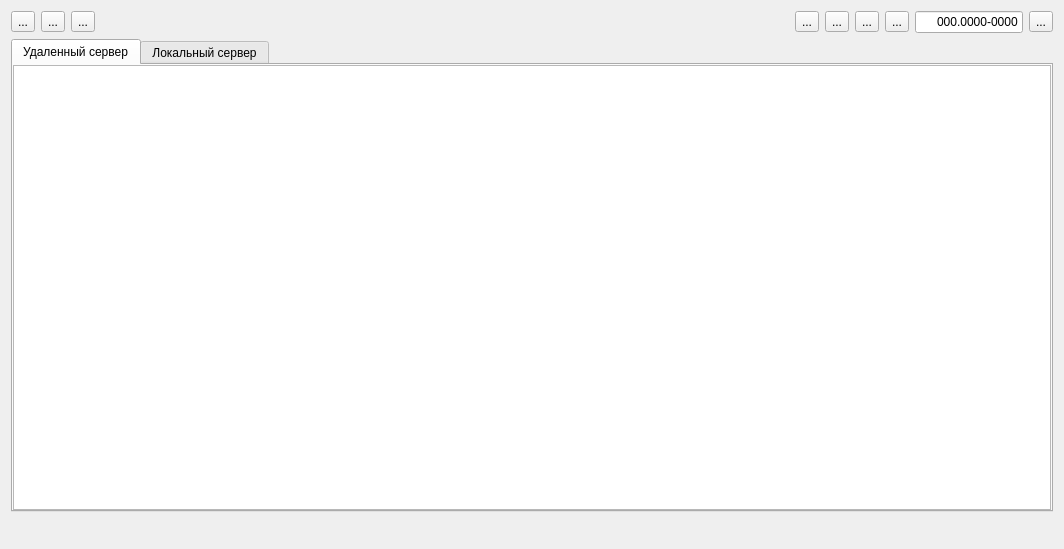
<?xml version="1.0" encoding="UTF-8"?>
<ui version="4.0">
 <class>Form</class>
 <widget class="QWidget" name="Form">
  <property name="geometry">
   <rect>
    <x>0</x>
    <y>0</y>
    <width>1064</width>
    <height>549</height>
   </rect>
  </property>
  <property name="windowTitle">
   <string>Form</string>
  </property>
  <layout class="QVBoxLayout" name="verticalLayout">
   <item>
    <layout class="QHBoxLayout" name="horizontalLayout">
     <item>
      <widget class="QToolButton" name="open_button">
       <property name="enabled">
        <bool>true</bool>
       </property>
       <property name="minimumSize">
        <size>
         <width>20</width>
         <height>20</height>
        </size>
       </property>
       <property name="toolTip">
        <string>Загрузить данные</string>
       </property>
       <property name="text">
        <string>...</string>
       </property>
       <property name="iconSize">
        <size>
         <width>20</width>
         <height>20</height>
        </size>
       </property>
      </widget>
     </item>
     <item>
      <widget class="QToolButton" name="sync_button">
       <property name="minimumSize">
        <size>
         <width>20</width>
         <height>20</height>
        </size>
       </property>
       <property name="toolTip">
        <string>Перенести записи</string>
       </property>
       <property name="text">
        <string>...</string>
       </property>
       <property name="iconSize">
        <size>
         <width>20</width>
         <height>20</height>
        </size>
       </property>
      </widget>
     </item>
     <item>
      <widget class="QToolButton" name="delete_button">
       <property name="minimumSize">
        <size>
         <width>20</width>
         <height>20</height>
        </size>
       </property>
       <property name="toolTip">
        <string>Удалить записи</string>
       </property>
       <property name="text">
        <string>...</string>
       </property>
       <property name="iconSize">
        <size>
         <width>20</width>
         <height>20</height>
        </size>
       </property>
      </widget>
     </item>
     <item>
      <spacer name="horizontalSpacer">
       <property name="orientation">
        <enum>Qt::Horizontal</enum>
       </property>
       <property name="sizeHint" stdset="0">
        <size>
         <width>40</width>
         <height>20</height>
        </size>
       </property>
      </spacer>
     </item>
     <item>
      <widget class="QToolButton" name="groupedit_button">
       <property name="minimumSize">
        <size>
         <width>20</width>
         <height>20</height>
        </size>
       </property>
       <property name="toolTip">
        <string>Массовое редактирование записей</string>
       </property>
       <property name="text">
        <string>...</string>
       </property>
       <property name="iconSize">
        <size>
         <width>20</width>
         <height>20</height>
        </size>
       </property>
      </widget>
     </item>
     <item>
      <widget class="QToolButton" name="temp_button">
       <property name="minimumSize">
        <size>
         <width>20</width>
         <height>20</height>
        </size>
       </property>
       <property name="toolTip">
        <string>Только временные записи</string>
       </property>
       <property name="text">
        <string>...</string>
       </property>
       <property name="iconSize">
        <size>
         <width>20</width>
         <height>20</height>
        </size>
       </property>
      </widget>
     </item>
     <item>
      <widget class="QToolButton" name="filter_button">
       <property name="minimumSize">
        <size>
         <width>20</width>
         <height>20</height>
        </size>
       </property>
       <property name="toolTip">
        <string>Фильтрация</string>
       </property>
       <property name="text">
        <string>...</string>
       </property>
       <property name="iconSize">
        <size>
         <width>20</width>
         <height>20</height>
        </size>
       </property>
      </widget>
     </item>
     <item>
      <widget class="QToolButton" name="update_button">
       <property name="minimumSize">
        <size>
         <width>20</width>
         <height>20</height>
        </size>
       </property>
       <property name="toolTip">
        <string>Обновить</string>
       </property>
       <property name="text">
        <string>...</string>
       </property>
       <property name="iconSize">
        <size>
         <width>20</width>
         <height>20</height>
        </size>
       </property>
      </widget>
     </item>
     <item>
      <widget class="QLineEdit" name="search_edit">
       <property name="sizePolicy">
        <sizepolicy hsizetype="Minimum" vsizetype="Fixed">
         <horstretch>0</horstretch>
         <verstretch>0</verstretch>
        </sizepolicy>
       </property>
       <property name="minimumSize">
        <size>
         <width>50</width>
         <height>0</height>
        </size>
       </property>
       <property name="toolTip">
        <string>Заводской номер</string>
       </property>
       <property name="inputMask">
        <string/>
       </property>
       <property name="text">
        <string>000.0000-0000</string>
       </property>
       <property name="alignment">
        <set>Qt::AlignRight|Qt::AlignTrailing|Qt::AlignVCenter</set>
       </property>
      </widget>
     </item>
     <item>
      <widget class="QToolButton" name="search_button">
       <property name="minimumSize">
        <size>
         <width>20</width>
         <height>20</height>
        </size>
       </property>
       <property name="toolTip">
        <string>Поиск</string>
       </property>
       <property name="text">
        <string>...</string>
       </property>
       <property name="iconSize">
        <size>
         <width>20</width>
         <height>20</height>
        </size>
       </property>
      </widget>
     </item>
    </layout>
   </item>
   <item>
    <widget class="QTabWidget" name="tabwidget">
     <property name="maximumSize">
      <size>
       <width>65000</width>
       <height>65000</height>
      </size>
     </property>
     <property name="tabPosition">
      <enum>QTabWidget::North</enum>
     </property>
     <property name="currentIndex">
      <number>0</number>
     </property>
     <widget class="QWidget" name="pg_tab">
      <property name="sizePolicy">
       <sizepolicy hsizetype="Preferred" vsizetype="Preferred">
        <horstretch>0</horstretch>
        <verstretch>0</verstretch>
       </sizepolicy>
      </property>
      <property name="maximumSize">
       <size>
        <width>16777215</width>
        <height>16777215</height>
       </size>
      </property>
      <attribute name="title">
       <string>Удаленный сервер</string>
      </attribute>
      <layout class="QHBoxLayout" name="horizontalLayout_2">
       <property name="spacing">
        <number>0</number>
       </property>
       <property name="leftMargin">
        <number>0</number>
       </property>
       <property name="topMargin">
        <number>0</number>
       </property>
       <property name="rightMargin">
        <number>0</number>
       </property>
       <property name="bottomMargin">
        <number>0</number>
       </property>
       <item>
        <widget class="QTableWidget" name="pg_table">
         <property name="sizePolicy">
          <sizepolicy hsizetype="Expanding" vsizetype="Expanding">
           <horstretch>0</horstretch>
           <verstretch>0</verstretch>
          </sizepolicy>
         </property>
         <property name="maximumSize">
          <size>
           <width>16777215</width>
           <height>16777215</height>
          </size>
         </property>
         <property name="autoScroll">
          <bool>true</bool>
         </property>
         <property name="selectionBehavior">
          <enum>QAbstractItemView::SelectRows</enum>
         </property>
         <property name="verticalScrollMode">
          <enum>QAbstractItemView::ScrollPerPixel</enum>
         </property>
         <property name="rowCount">
          <number>0</number>
         </property>
         <property name="columnCount">
          <number>0</number>
         </property>
         <attribute name="horizontalHeaderCascadingSectionResizes">
          <bool>false</bool>
         </attribute>
         <attribute name="horizontalHeaderStretchLastSection">
          <bool>false</bool>
         </attribute>
         <attribute name="verticalHeaderVisible">
          <bool>false</bool>
         </attribute>
        </widget>
       </item>
      </layout>
     </widget>
     <widget class="QWidget" name="sqlite_tab">
      <attribute name="title">
       <string>Локальный сервер</string>
      </attribute>
      <layout class="QVBoxLayout" name="verticalLayout_2">
       <property name="spacing">
        <number>0</number>
       </property>
       <property name="leftMargin">
        <number>0</number>
       </property>
       <property name="topMargin">
        <number>0</number>
       </property>
       <property name="rightMargin">
        <number>0</number>
       </property>
       <property name="bottomMargin">
        <number>0</number>
       </property>
       <item>
        <widget class="QTableWidget" name="sqlite_table">
         <property name="selectionBehavior">
          <enum>QAbstractItemView::SelectRows</enum>
         </property>
         <property name="verticalScrollMode">
          <enum>QAbstractItemView::ScrollPerPixel</enum>
         </property>
        </widget>
       </item>
      </layout>
     </widget>
    </widget>
   </item>
   <item>
    <layout class="QHBoxLayout" name="horizontalLayout_3">
     <item>
      <spacer name="horizontalSpacer_2">
       <property name="orientation">
        <enum>Qt::Horizontal</enum>
       </property>
       <property name="sizeHint" stdset="0">
        <size>
         <width>40</width>
         <height>20</height>
        </size>
       </property>
      </spacer>
     </item>
     <item>
      <widget class="QLabel" name="count_label">
       <property name="text">
        <string/>
       </property>
      </widget>
     </item>
    </layout>
   </item>
  </layout>
 </widget>
 <resources/>
 <connections/>
</ui>
